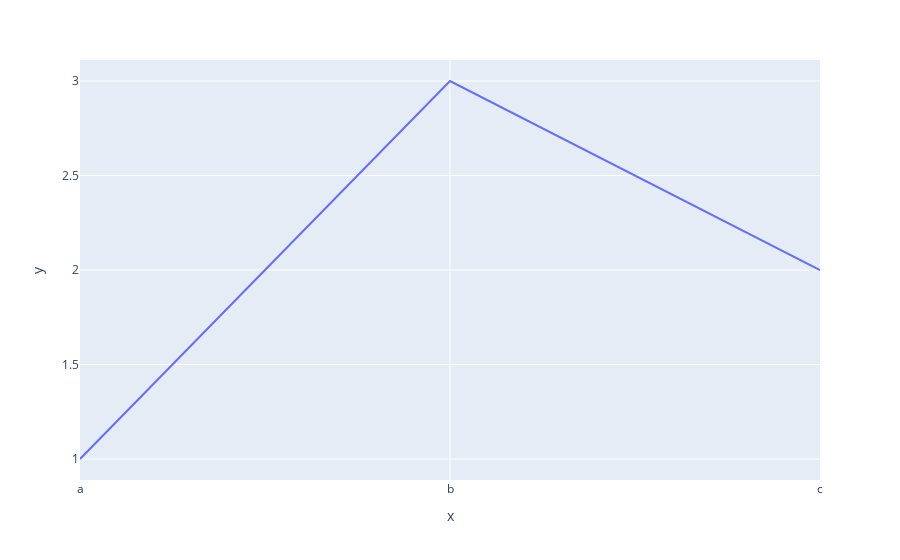

The cell this chart's notebook holds for it:
### Code cell
fig.show()

### Figure 1 — Plotly figure (JSON) as saved in the notebook; plotly's stock layout.template omitted (floating-point values rounded to 4 significant figures)
{"data": [{"hovertemplate": "x=%{x}<br>y=%{y}<extra></extra>", "legendgroup": "", "line": {"color": "#636efa", "dash": "solid"}, "marker": {"symbol": "circle"}, "mode": "lines", "name": "", "orientation": "v", "showlegend": false, "type": "scatter", "x": ["a", "b", "c"], "xaxis": "x", "y": [1, 3, 2], "yaxis": "y"}], "layout": {"legend": {"tracegroupgap": 0}, "margin": {"t": 60}, "xaxis": {"anchor": "y", "domain": [0, 1], "title": {"text": "x"}}, "yaxis": {"anchor": "x", "domain": [0, 1], "title": {"text": "y"}}}}
